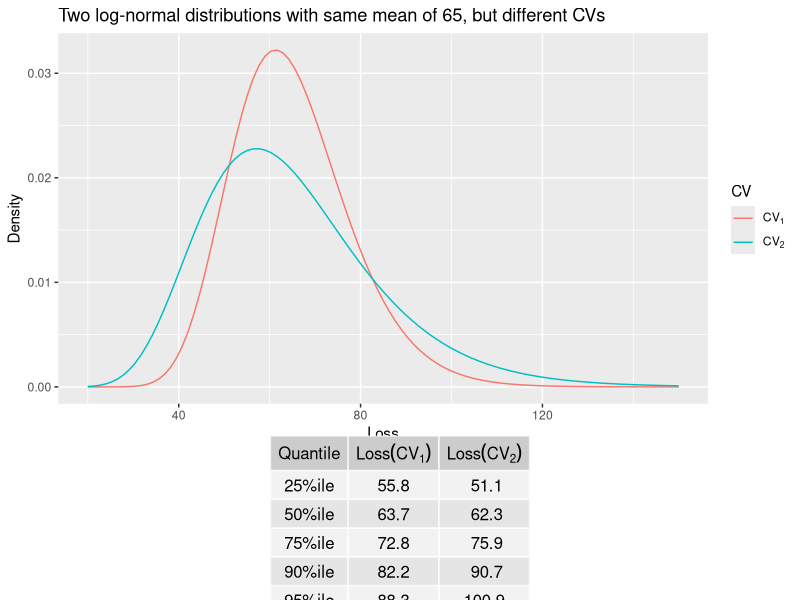
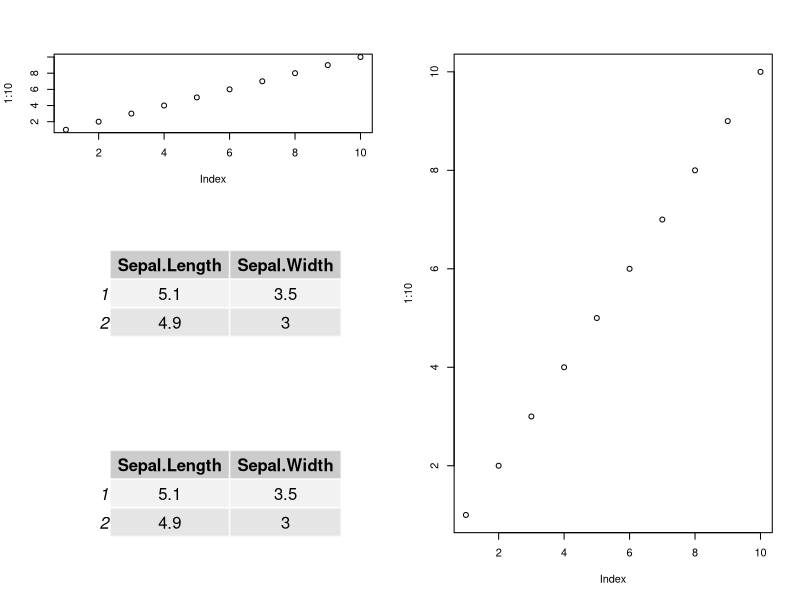
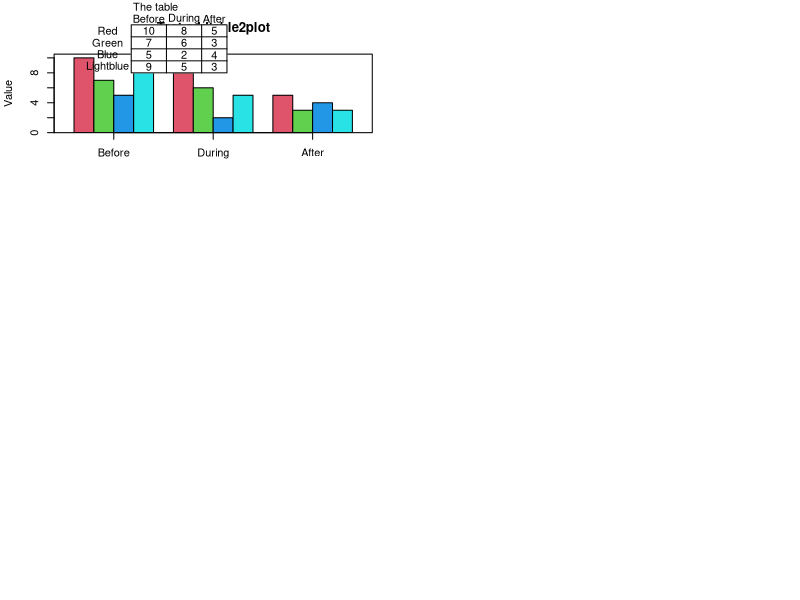

Here is the R script that generated these plots, in order:
CV_1 <- 0.2
CV_2 <- 0.3
Mean <- 65
sigma_1 <- sqrt(log(1 + CV_1^2))
mu_1 <- log(Mean) - sigma_1^2 / 2
sigma_2 <- sqrt(log(1 + CV_2^2))
mu_2 <- log(Mean) - sigma_2^2 / 2
q <- c(0.25, 0.5, 0.75, 0.9, 0.95) 
SummaryTable <- data.frame(
  Quantile=paste0(100*q,"%ile"), 
  Loss_1=round(qlnorm(q, mu_1, sigma_1),1),
  Loss_2=round(qlnorm(q, mu_2, sigma_2),1)
)
# Create a plot 
library(ggplot2)
plt <- ggplot(data.frame(x=c(20, 150)), aes(x)) + 
  stat_function(fun=function(x) dlnorm(x, mu_1, sigma_1), 
                aes(colour="CV_1")) + 
  stat_function(fun=function(x) dlnorm(x, mu_2, sigma_2), 
                aes(colour="CV_2")) +
  scale_colour_discrete(name = "CV", 
                        labels=c(expression(CV[1]), expression(CV[2]))) +
  xlab("Loss") +  
  ylab("Density") +
  ggtitle(paste0("Two log-normal distributions with same mean of ",
                 Mean,", but different CVs")) 
# Create a table plot
# install.packages("gridExtra")
library(gridExtra)
names(SummaryTable) <- c("Quantile", 
                         expression(Loss(CV[1])),
                         expression(Loss(CV[2])))
# Set theme to allow for plotmath expressions
tt <- ttheme_default(colhead=list(fg_params = list(parse=TRUE)))
tbl <- tableGrob(SummaryTable, rows=NULL, theme=tt)
# Plot chart and table into one object
grid.arrange(plt, tbl,
             nrow=2,
             as.table=TRUE,
             heights=c(3,1))



#================================================================================================
##new method
library(grid)
library(gridBase)
library(gridExtra)
layout(matrix(c(1,3, 2,3, 4,3), nrow = 3, ncol = 2, byrow = TRUE))

# First base plot
plot(1:10)

# second base plot 
frame()
# Grid regions of current base plot (ie from frame)
vps <- baseViewports()
pushViewport(vps$inner, vps$figure, vps$plot)
# Table grob
grob <-  tableGrob(iris[1:2,1:2])  
grid.draw(grob)

popViewport(3)

# third base plot
plot(1:10)

# fourth
frame()
vps <- baseViewports()
pushViewport(vps$inner, vps$figure, vps$plot)  
grid.draw(grob)
popViewport(3)


#add data to a plot
library(plotrix)
testdf<-data.frame(Before=c(10,7,5,9),During=c(8,6,2,5),After=c(5,3,4,3))
rownames(testdf)<-c("Red","Green","Blue","Lightblue")
barp(testdf,main="Test addtable2plot",ylab="Value",
     names.arg=colnames(testdf),col=2:5)
# show most of the options
addtable2plot(0.7 ,8,testdf,bty="o",display.rownames=TRUE,hlines=TRUE,
              vlines=TRUE,title="The table")
